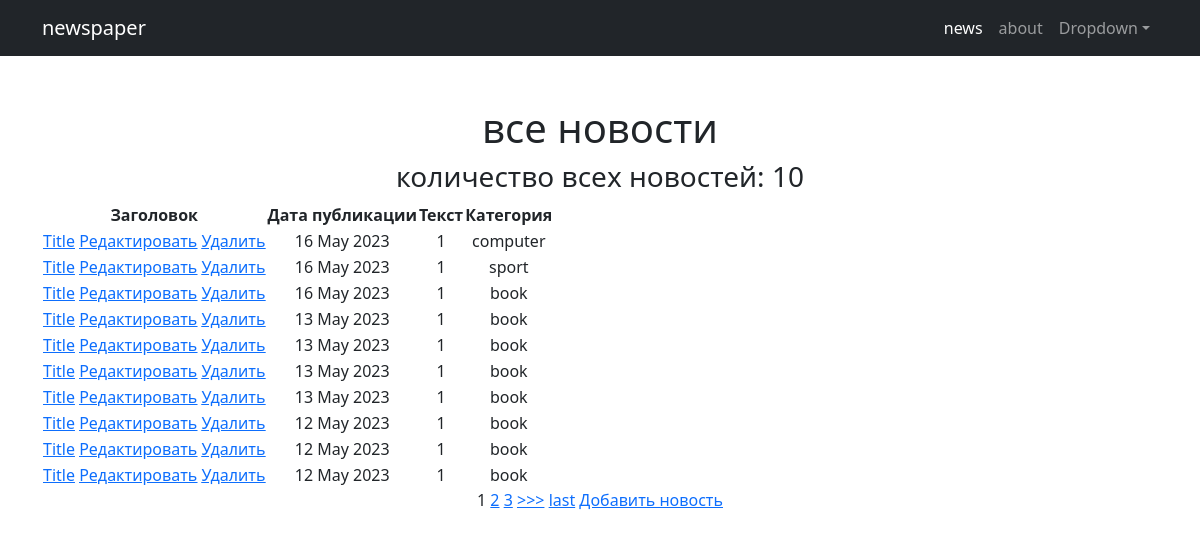
Page /news/ on the committed database.
### news/models.py (models this page shows, shortened)
class Post(models.Model):
    POST = 'PO'
    NEWS = 'NE'
    TYPE_IN_PLACE = [
        (POST, 'post'),
        (NEWS, 'news'),
    ]
    author = models.ForeignKey(Author, on_delete = models.CASCADE)
    typepost = models.CharField(max_length = 2, choices = TYPE_IN_PLACE, default = POST)
    datepost = models.DateTimeField(auto_now_add = True)
    posts = models.ManyToManyField(Category, through = 'PostCategory')
    titlepost = models.CharField(max_length = 64, default = 'title')
    textpost = models.TextField()
    ratingpost = models.IntegerField(default = 0)

class Category(models.Model):
    categoryname = models.CharField(max_length = 64, unique = True)
    def __str__(self):
        return self.categoryname

### simpleapp/views.py (the view)
# urls.py: path('', cache_page(60)(NewList.as_view())),
class NewList(ListView):
    model = Post
    template_name = 'news.html'
    context_object_name = 'news'
    ordering = ['-datepost']
    paginate_by = 10
    def get_context_data(self, **kwargs):
        context = super().get_context_data(**kwargs)
        context['filter'] = NewFilter(self.request.GET,queryset=self.get_queryset())
        return context

### simpleapp/templatetags/custom_filters.py (called while the page is built)
@register.filter(name='censor')
def multiply(value):
    if 'fuck' in str(value) or 'ass' in str(value) or 'fool' in str(value):
        return '****'
    else:
        return str(value)

### templates/news.html (shortened to what this page needs)
{% extends 'flatpages/default.html' %}
{% load custom_filters %}
{% block content %}
<h1>все новости</h1>
<h3>количество всех новостей: {{ news|length }}</h3>
{% if news %}
<table>
    <thead>
        <th>
            Заголовок
        </th>
        <th>
            Дата публикации
        </th>
        <th>
            Текст
        </th>
        <th>
            Категория
        </th>
    </thead>
{% for new in news %}
    <tr>
        <td>
            <a href="{% url 'new_detail' new.id %}">{{ new.titlepost|title }}</a>
            <a href="{% url 'new_update' new.id %}"><u>Редактировать</u></a>
            <a href="{% url 'new_delete' new.id %}"><u>Удалить</u></a>
        </td>
        <td>
            {{ new.datepost|date:'d M Y' }}
        </td>
        <td>
            {{ new.textpost|truncatechars:50|censor }}
        </td>
        <td>
            {% for category in new.posts.all %}
            {{ category }}
            {% endfor %}
        </td>
    </tr>
{% endfor %}
</table>
{% else %}
<h2>News нет</h2>
{% endif %}
{% if is_paginated %}
{% for num in page_obj.paginator.page_range %}
{% if page_obj.number == num %}
<a>{{ num }}</a>
{% elif num > page_obj.number|add:'-3' and num < page_obj.number|add:'3' %}
<a href="?page={{ num }}">{{ num }}</a>
{% endif %}
{% endfor %}
{% if page_obj.has_next %}
<a href="?page={{ page_obj.next_page_number }}">>>></a>
<a href="?page={{ page_obj.paginator.num_pages }}">last</a>
{% endif %}
{% endif %}
<a href="{% url 'new_create' %}">Добавить новость</a>
{% endblock content %}

### rows in the picture
Post: titlepost "Title", datepost "16 May 2023", textpost|censor "1"
Category: categoryname "computer"
Post: titlepost "Title", datepost "16 May 2023", textpost|censor "1"
Category: categoryname "sport"
Post: titlepost "Title", datepost "16 May 2023", textpost|censor "1"
Category: categoryname "book"
Post: titlepost "Title", datepost "13 May 2023", textpost|censor "1"
Post: titlepost "Title", datepost "13 May 2023", textpost|censor "1"
Post: titlepost "Title", datepost "13 May 2023", textpost|censor "1"
Post: titlepost "Title", datepost "13 May 2023", textpost|censor "1"
Post: titlepost "Title", datepost "12 May 2023", textpost|censor "1"
Post: titlepost "Title", datepost "12 May 2023", textpost|censor "1"
Post: titlepost "Title", datepost "12 May 2023", textpost|censor "1"

### other values in the picture
{{ news|length }} "10"
{{ num }} "1"
{{ num }} "2" "3"
